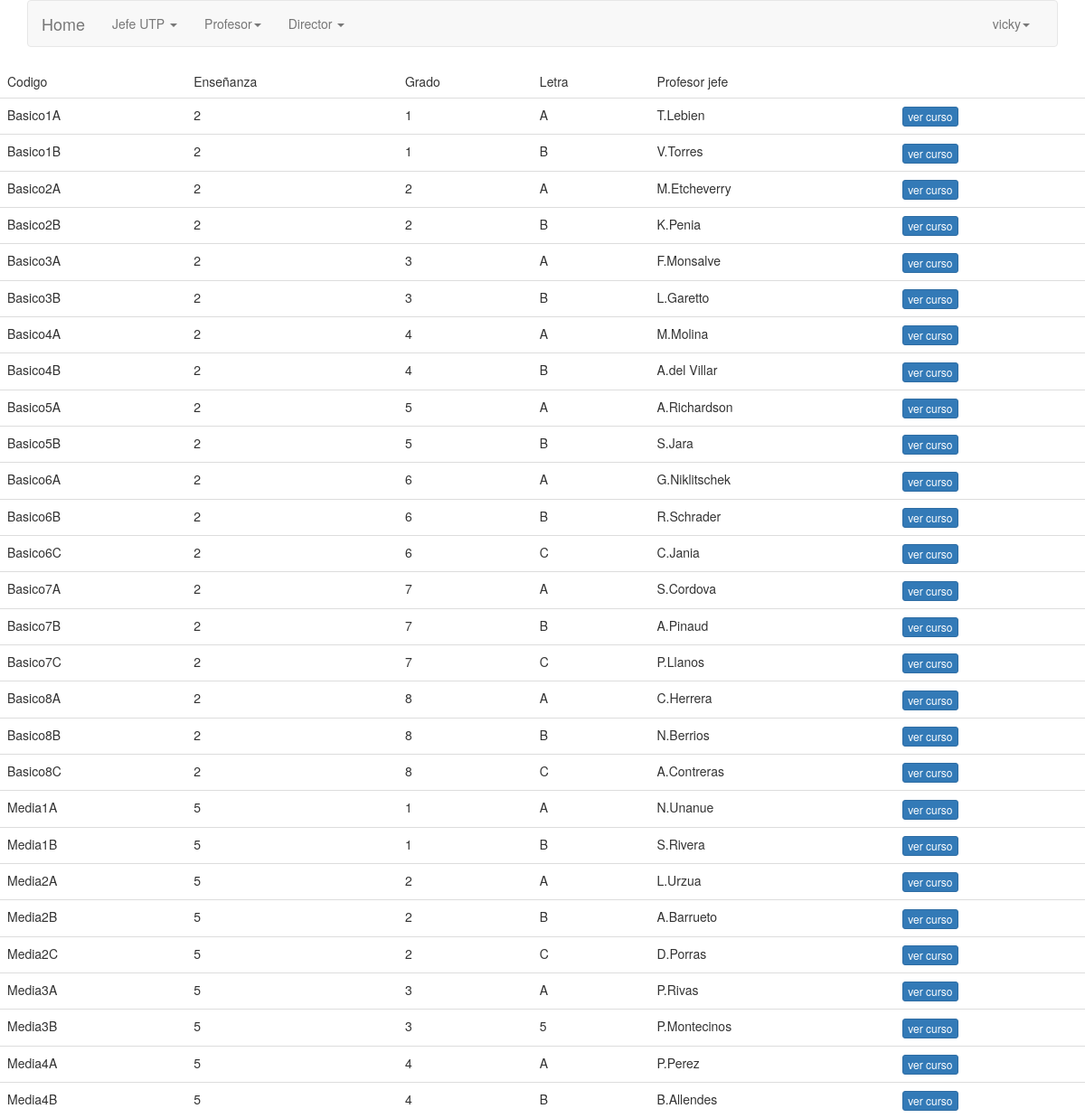
The app's page /jefeutp/cursos (signed in) with its own data.
### dashboard/models.py (models this page shows, shortened)
class curso(models.Model):
    codigo=models.CharField(primary_key=True,max_length=15)
    enseñanza=models.CharField(max_length=15)
    grado=models.CharField(max_length=30)
    letra=models.CharField(max_length=15)
    profesor_jefe=models.ForeignKey(usuario,on_delete=models.PROTECT)

class usuario(models.Model):
    nombre_usuario=models.CharField(primary_key=True,max_length=40)
    nombre=models.CharField(max_length=40)
    apellido=models.CharField(max_length=40)
    es_profesor=models.BooleanField()
    def __str__(self):
        return self.nombre_usuario

### dashboard/views.py (the view)
# urls.py: re_path('jefeutp/cursos',jefeutp_cursos.as_view(),name='jefeutpcursos'),
class jefeutp_cursos(LoginRequiredMixin,ListView):
    def get(self, request,**kwargs):
        return render(request,'app/cursos_profesor.html',{'cursos_profesor':curso.objects.all()})

### templates/app/cursos_profesor.html
{% extends 'base/base.html' %}
{% block content%}
<table class ="table table=bordered">
    <thead>
        <tr>
            <td>Codigo</td>
            <td>Enseñanza</td>
            <td>Grado</td>
            <td>Letra</td>
            <td>Profesor jefe</td>
        </tr>
    </thead>
    <tbody>
         {% if cursos_profesor %}
         {% for contador in cursos_profesor %}
        <tr>
            <td>{{contador.codigo}}</td>
            <td>{{contador.enseñanza}}</td>
            <td>{{contador.grado}}</td>
            <td>{{contador.letra}}</td>
            <td>{{contador.profesor_jefe}}</td>
            <td>
                <a class ="btn btn-primary btn-xs" href='profesor/alumnos/{{contador.codigo}}' >ver curso</a>
                </td>
        {% endfor %}
        {% else %}
        <h1>No hay registros </h1>
        {% endif %}
        </tbody>
</table>
{% endblock %}

### templates/base/base.html (shortened to what this page needs)
{% load static %}
<!doctype html>
<html lang="es">
  <head>
    <link rel="stylesheet" type='text/css' href="https://cdnjs.cloudflare.com/ajax/libs/semantic-ui/2.2.14/semantic.min.css">
    <link rel="stylesheet" href="https://cdnjs.cloudflare.com/ajax/libs/Chart.js/2.8.0/Chart.min.css" />
    <div>
      {% block navbar %}
      <div class="container" height="5" width="5">
      <link rel="stylesheet" href="{%static 'css/bootstrap.min.css' %}">
    <div class="bs-docs-section clearfix">
        <div class="row">
            <div class="col-lg-12">
                <div class="bs-component">
                 <nav class="navbar navbar-default">
                     <div class="container-fluid">
                        <div class="navbar-header">
                          <a class="navbar-brand" href="#">Home</a>
                        </div>
                       <div class="collapse navbar-collapse" id="bs-example-navbar-collapse-1">
                         <ul class="nav navbar-nav">
                            <li class="dropdown">
                              {% if perms.dashboard.view_curso %}
                              <a href="#" class="dropdown-toggle" data-toggle="dropdown" role="button" aria-expanded="false">Jefe UTP <span class="caret"></span></a>
                              {% endif %}
                            </li>
                            <li class="dropdown">
                              {% if perms.dashboard.view_alumno %}
                              <a href="#" class="dropdown-toggle" data-toggle="dropdown" role="button" aria-expanded="false">Profesor<span class="caret"></span></a>
                              {% endif %}
                             </li>
                            <li class="dropdown">
                              {% if perms.dashboard.view_usuario %}
                                <a href="#" class="dropdown-toggle" data-toggle="dropdown" role="button" aria-expanded="false">Director <span class="caret"></span></a>
                                {% endif %}
                            </li>
                        </ul>
                         <ul class="nav navbar-nav navbar-right">
                             <li class="dropdown">
                              <a href="#" class="dropdown-toggle" data-toggle="dropdown" role="button" aria-expanded="false">{{user.username}}<span class="caret"></span></a>
                            </li>
                         </ul>
                        </div>
                    </div>
                </nav>
            </div>
              </div>
          </div>
      </div>
    </div>
   {% endblock navbar %}
    </div>
  </head>
  <body>
    {% block content %}
    {% endblock content %}
  </body>
</html>

### records on screen
curso: codigo "Basico1A", enseñanza "2", grado "1", letra "A", profesor_jefe "T.Lebien"
curso: codigo "Basico1B", enseñanza "2", grado "1", letra "B", profesor_jefe "V.Torres"
curso: codigo "Basico2A", enseñanza "2", grado "2", letra "A", profesor_jefe "M.Etcheverry"
curso: codigo "Basico2B", enseñanza "2", grado "2", letra "B", profesor_jefe "K.Penia"
curso: codigo "Basico3A", enseñanza "2", grado "3", letra "A", profesor_jefe "F.Monsalve"
curso: codigo "Basico3B", enseñanza "2", grado "3", letra "B", profesor_jefe "L.Garetto"
curso: codigo "Basico4A", enseñanza "2", grado "4", letra "A", profesor_jefe "M.Molina"
curso: codigo "Basico4B", enseñanza "2", grado "4", letra "B", profesor_jefe "A.del Villar"
curso: codigo "Basico5A", enseñanza "2", grado "5", letra "A", profesor_jefe "A.Richardson"
curso: codigo "Basico5B", enseñanza "2", grado "5", letra "B", profesor_jefe "S.Jara"
curso: codigo "Basico6A", enseñanza "2", grado "6", letra "A", profesor_jefe "G.Niklitschek"
curso: codigo "Basico6B", enseñanza "2", grado "6", letra "B", profesor_jefe "R.Schrader"
curso: codigo "Basico6C", enseñanza "2", grado "6", letra "C", profesor_jefe "C.Jania"
curso: codigo "Basico7A", enseñanza "2", grado "7", letra "A", profesor_jefe "S.Cordova"
curso: codigo "Basico7B", enseñanza "2", grado "7", letra "B", profesor_jefe "A.Pinaud"
curso: codigo "Basico7C", enseñanza "2", grado "7", letra "C", profesor_jefe "P.Llanos"
curso: codigo "Basico8A", enseñanza "2", grado "8", letra "A", profesor_jefe "C.Herrera"
curso: codigo "Basico8B", enseñanza "2", grado "8", letra "B", profesor_jefe "N.Berrios"
curso: codigo "Basico8C", enseñanza "2", grado "8", letra "C", profesor_jefe "A.Contreras"
curso: codigo "Media1A", enseñanza "5", grado "1", letra "A", profesor_jefe "N.Unanue"
curso: codigo "Media1B", enseñanza "5", grado "1", letra "B", profesor_jefe "S.Rivera"
curso: codigo "Media2A", enseñanza "5", grado "2", letra "A", profesor_jefe "L.Urzua"
curso: codigo "Media2B", enseñanza "5", grado "2", letra "B", profesor_jefe "A.Barrueto"
curso: codigo "Media2C", enseñanza "5", grado "2", letra "C", profesor_jefe "D.Porras"
curso: codigo "Media3A", enseñanza "5", grado "3", letra "A", profesor_jefe "P.Rivas"
curso: codigo "Media3B", enseñanza "5", grado "3", letra "5", profesor_jefe "P.Montecinos"
curso: codigo "Media4A", enseñanza "5", grado "4", letra "A", profesor_jefe "P.Perez"
curso: codigo "Media4B", enseñanza "5", grado "4", letra "B", profesor_jefe "B.Allendes"

### other values on screen
{{ user.username }} "vicky"
